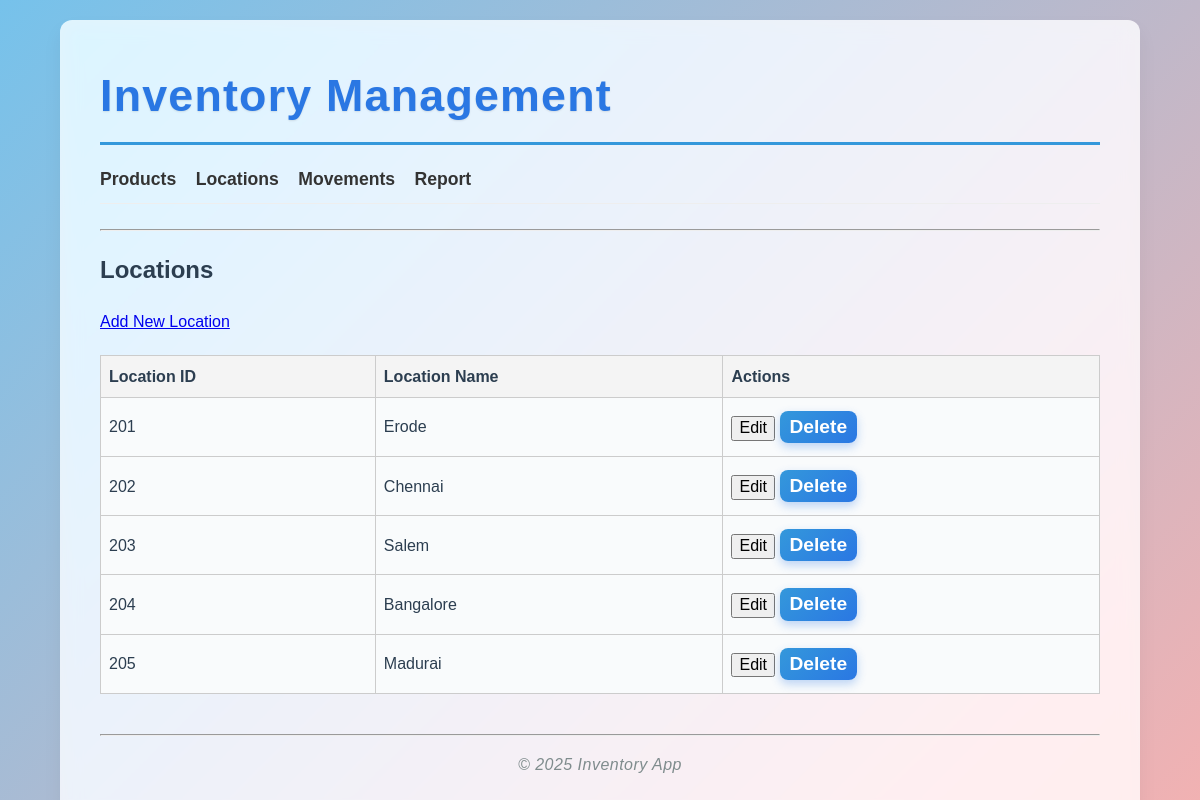
/locations, run on the app's committed database.
### app/models.py (models this page shows, shortened)
class Location(db.Model):
    __tablename__ = 'location'
    location_id = db.Column(db.String, primary_key=True)
    name = db.Column(db.String, nullable=False)

### app/routes.py (the view)
@main.route('/locations')
def locations():
    locations = Location.query.all()
    return render_template('locations.html', locations=locations)

### app/templates/locations.html (shortened to what this page needs)
{% extends 'base.html' %}
{% block content %}
<h2>Locations</h2>
<a href="{{ url_for('main.add_location') }}">Add New Location</a>
<table>
    <thead>
        <tr>
            <th>Location ID</th>
            <th>Location Name</th>
            <th>Actions</th>
        </tr>
    </thead>
    <tbody>
        {% for location in locations %}
        <tr>
            <td>{{ location.location_id }}</td>
            <td>{{ location.name }}</td>
            <td>
                <a href="{{ url_for('main.edit_location', location_id=location.location_id) }}"><button type="submit">Edit</button></a>
                <form action="{{ url_for('main.delete_location', location_id=location.location_id) }}" method="post" style="display:inline;" onsubmit="return confirm('Are you sure you want to delete this location?');">
                    <button type="submit">Delete</button>
                </form>
            </td>
        </tr>
        {% else %}
        <tr>
            <td colspan="3">No locations found.</td>
        </tr>
        {% endfor %}
    </tbody>
</table>
{% endblock %}

### app/static/css/style.css (style rules this page uses)
body { font-family: 'Inter', Arial, sans-serif; background: linear-gradient(135deg, #76c2eb, #f4b1b1); margin: 0; padding: 0; color: #2c3e50; line-height: 1.6; }
table { width: 100%; border-collapse: separate; border-spacing: 0 8px; margin-top: 20px; }
th, td { padding: 12px 15px; text-align: left; }
th { background-color: #eceef1; font-weight: 600; border-bottom: 2px solid #d0d3d7; }
td { background-color: #f9fbfc; border-left: 5px solid transparent; transition: border-color 0.3s ease; }
form button { padding: 12px 24px; background: linear-gradient(135deg, #3498db, #2a77e3); color: white; border: none; border-radius: 8px; cursor: pointer; font-size: 1.2rem; font-weight: 600; transition: background 0.4s ease, box-shadow 0.3s ease; box-shadow: 0 4px 10px rgba(42,119,227,0.3); }

### app/templates/base.html (style rules this page uses)
body { font-family: Arial, sans-serif; margin: 20px; }
table { border-collapse: collapse; width: 100%; margin-top: 20px; }
th, td { border: 1px solid #ccc; padding: 8px; text-align: left; }
th { background-color: #f4f4f4; }
form input, form select, form button { padding: 5px 10px; margin: 5px 0; }

### data on the page
Location: location_id "201", name "Erode"
Location: location_id "202", name "Chennai"
Location: location_id "203", name "Salem"
Location: location_id "204", name "Bangalore"
Location: location_id "205", name "Madurai"
